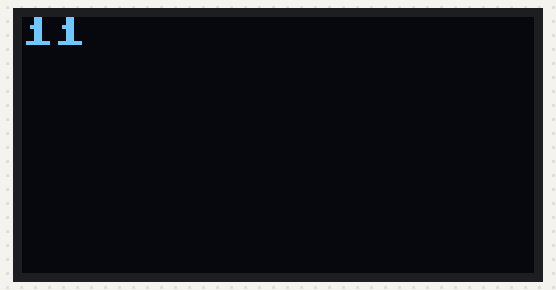
The program below on a simulated MicroPython board. Parts: 128×64 one-colour display. The interpreter's speed is modelled, so counts of loop turns are approximate.

Above: at 0.48 s.
At 5.29 s:
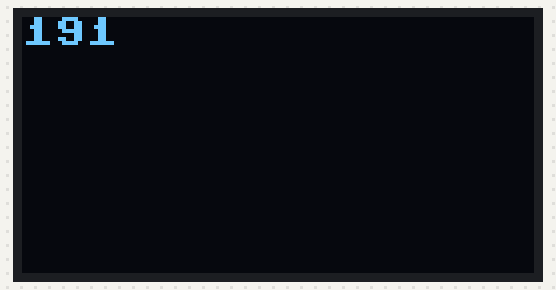
At 10.1 s:
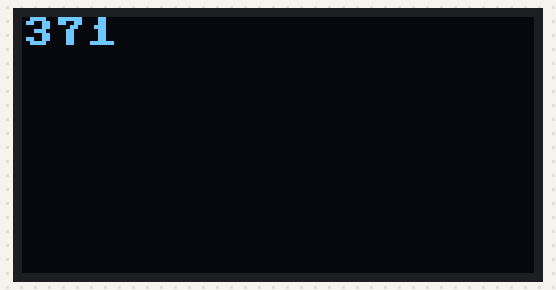
At 20.05 s:
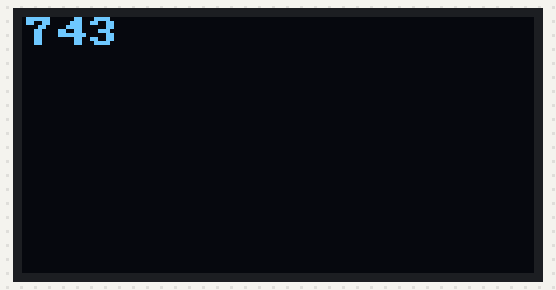
At 29.68 s:
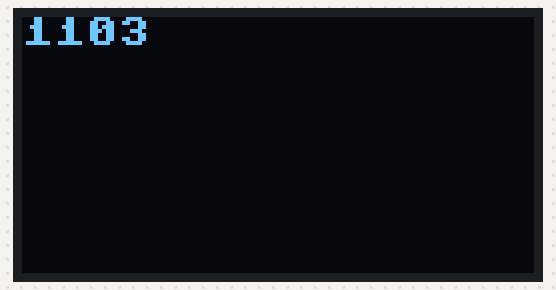
At 39.64 s:
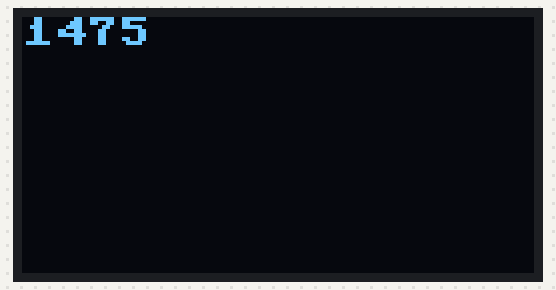

The program:

main.py
```python
from machine import Pin, I2C
import time
import framebuf
import neopixel

# SH1106 constants
WIDTH = 128
HEIGHT = 64
I2C_ADDR = 0x3C

# I2C setup
SCL = 35
SDA = 33
i2c = I2C(scl=Pin(SCL), sda=Pin(SDA), freq=400000)

# Allocate framebuffer (1024 bytes for 128x64 monochrome display)
buffer = bytearray(WIDTH * HEIGHT // 8)
fb = framebuf.FrameBuffer(buffer, WIDTH, HEIGHT, framebuf.MONO_VLSB)

# SH1106 low-level commands (since no built-in SH1106 framebuffer driver)
def write_cmd(cmd):
    i2c.writeto(I2C_ADDR, b'\x00' + bytearray([cmd]))

def init_display():
    cmds = [
        0xAE,  # Display off
        0xD5, 0x80,  # Clock divide
        0xA8, 0x3F,  # Multiplex
        0xD3, 0x00,  # Display offset
        0x40,        # Start line
        0xAD, 0x8B,  # Charge pump
        0xA1,        # Segment remap
        0xC8,        # COM scan dec
        0xDA, 0x12,  # COM pins
        0x81, 0xCF,  # Contrast
        0xD9, 0xF1,  # Precharge
        0xDB, 0x40,  # Vcom detect
        0xA4,        # Resume RAM content
        0xA6,        # Normal display
        0xAF         # Display ON
    ]
    for cmd in cmds:
        write_cmd(cmd)

def update_display():
    for page in range(HEIGHT // 8):
        write_cmd(0xB0 + page)       # Set page start
        write_cmd(0x02)              # Set lower column address
        write_cmd(0x10)              # Set higher column address
        i2c.writeto(I2C_ADDR, b'\x40' + buffer[WIDTH * page : WIDTH * (page + 1)])

# Initialize display
init_display()

# Counter logic
num = 0
last_num = -1

while True:
    if num != last_num:
        fb.fill(0)  # Clear framebuffer
        fb.text(str(num), 0, 0, 1)
        update_display()
        last_num = num
    num += 1
```
